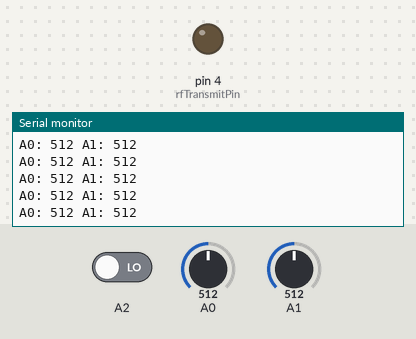
Bench run of a sketch on a simulated Arduino Uno, built with avr-gcc and run on an emulated ATmega328P. Parts: output pins drawn as LEDs (lit = HIGH), the last lines printed to the serial monitor. The test bench sets the inputs (shaded band); at power-on: A0 = 512, A1 = 512, A2 LOW. No radio packets arrive unless stated.

Above: at 1.2 s.
1.3 s: A0 set to 105
At 2.2 s:
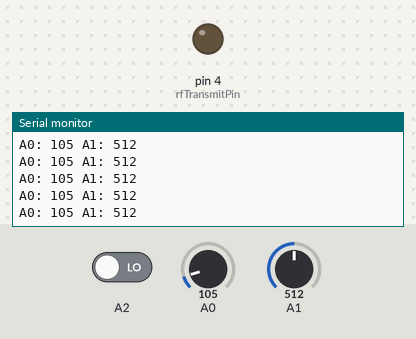
2.8 s: A0 set to 88
At 3.8 s:
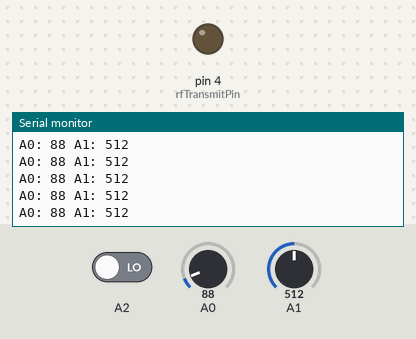
5.8 s: A1 set to 106
At 6.7 s:
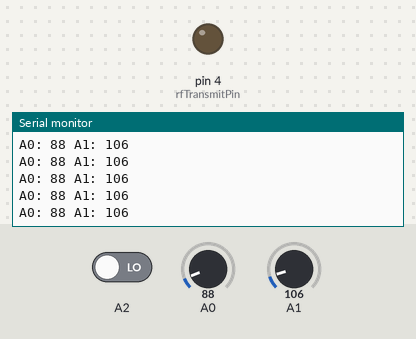
8.8 s: A1 set to 95
At 9.8 s:
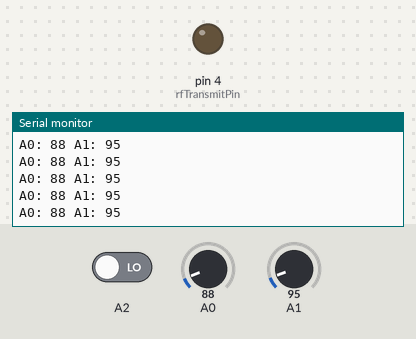
Timing chart, 0 to 11.3 s (numbered marks = the images above; inputs shaded):
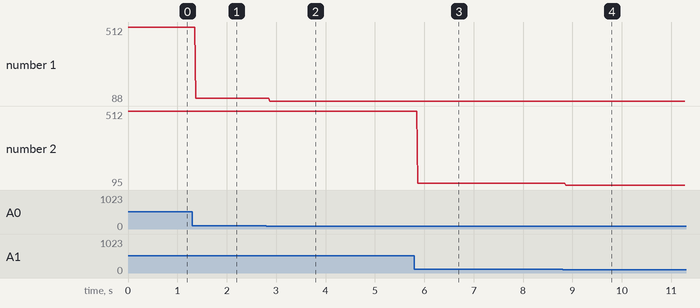

Measured:
- after the input at 1.3 s, the serial monitor: prints a new line after 0.07 s (image 1)
- after the input at 2.8 s, the serial monitor: prints a new line after 0.07 s (image 2)
- after the input at 5.8 s, the serial monitor: prints a new line after 0.07 s (image 3)
- after the input at 8.8 s, the serial monitor: prints a new line after 0.06 s (image 4)
- plotted number 1: 512 → 105 after the input at 1.3 s, 105 → 88 after the input at 2.8 s
- plotted number 2: 512 → 106 after the input at 5.8 s, 106 → 95 after the input at 8.8 s

The sketch:

DIRobotTransmitter.ino
```cpp
#include <SPI.h>
#include <RF24.h>

#define powerLevel RF24_PA_MIN //Change this to change
//the power level
#define rfTransmitPin 4
const int upperThreshold = 70;  //upper threshold value
const int lowerThreshold = 50;  //lower threshold value

byte button;
int rfReceivePin;
int joyX;
int joyY;
int push = 0;
//unsigned int dat = analogRead(rfReceivePin);
RF24 radio(7,8); //CE, CSN

void setup() {
  Serial.begin(9600);
  radio.begin();
  radio.setPALevel(powerLevel);
  radio.openWritingPipe(0x0000000001);
  pinMode(A0, INPUT);
  pinMode(A1, INPUT);
  //pinMode(A2, INPUT);
  //pinMode(A3, INPUT);
  //pinMode(6, OUTPUT);
  radio.stopListening();
  pinMode(rfTransmitPin, OUTPUT);
}

void loop() {
  joyX = analogRead(A0);
  joyY = analogRead(A1);
  push = digitalRead(A2);
  //Turn the joystick moves into hex vals to be sent
  if(joyY <= 250){
    button = 0x02;
  }
  else{
    if(joyY >= 750){
    button = 0x05;
    }
    else{
      if(joyX <= 250){
        button = 0x03;
      }
      else{
          if(joyX >= 750){
            button = 0x04;
          }
          /*else{
            if(digitalRead(A4) == HIGH){
              button = 0x06;
          }*/
            else{
              button = 0x01;
          }
           /*if(push == LOW){
             if(dat>upperThreshold){
                Serial.println(dat);
             }
             if(dat<lowerThreshold){   //If a HIGH signal is received, turn LED ON
                Serial.println(dat);
            }*/
          }

      }
    }


  //}
  /*for(int i=4000; i>5; i=i-(i/3)){
     digitalWrite(rfTransmitPin, HIGH);
     digitalWrite(rfTransmitPin,LOW);
  }

  /*if(digitalRead(A0) == LOW && digitalRead(A1) == LOW
  && digitalRead(A2) == LOW && digitalRead(A3) == LOW){
    button == 0x01;
  }*/

  //Output joystick info
  Serial.print("A0: ");
  Serial.print(analogRead(A0));
  Serial.print(" A1: ");
  Serial.println(analogRead(A1));

  if(!radio.write(&button, sizeof(byte))){
    digitalWrite(6, HIGH);
    Serial.print("It FAILED");
  }
  else{
    digitalWrite(6, LOW);
  }
}
```
